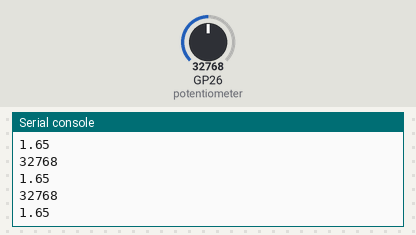
Bench run of a program on a simulated Raspberry Pi Pico running MicroPython. On the bench: the last lines printed to the serial console. The test bench sets the inputs (shaded band); at power-on: GP26 (potentiometer) = 32768 (analog values on the 0–65535 scale).

Above: at 1.2 s.
1.3 s: GP26 (potentiometer) set to 45874
At 1.9 s:
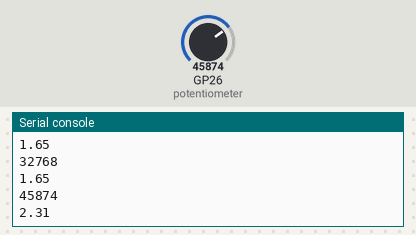
2.8 s: GP26 (potentiometer) set to 57670
At 3.4 s:
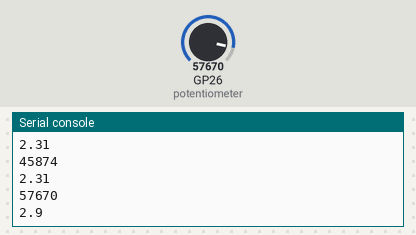
Timing chart, 0 to 5.8 s (numbered marks = the images above; inputs shaded):
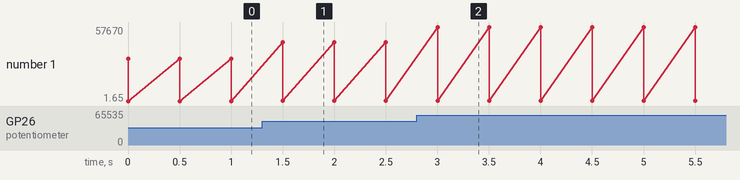

Measured:
- after the input at 1.3 s, the serial console: prints a new line after 0.20 s (image 1)
- after the input at 2.8 s, the serial console: prints a new line after 0.20 s (image 2)
- plotted number 1: 1.65 → 2.31 after the input at 1.3 s, 2.31 → 2.9 after the input at 2.8 s

The program:

Potentiometre.py
```python
import machine, utime

potentiometer = machine.ADC(26)

conversion_factor = 3.3 / (65535)

while True:
    voltage = round((potentiometer.read_u16() * conversion_factor), 2)
    print(potentiometer.read_u16())
    print(voltage)
    utime.sleep(0.5)
```
